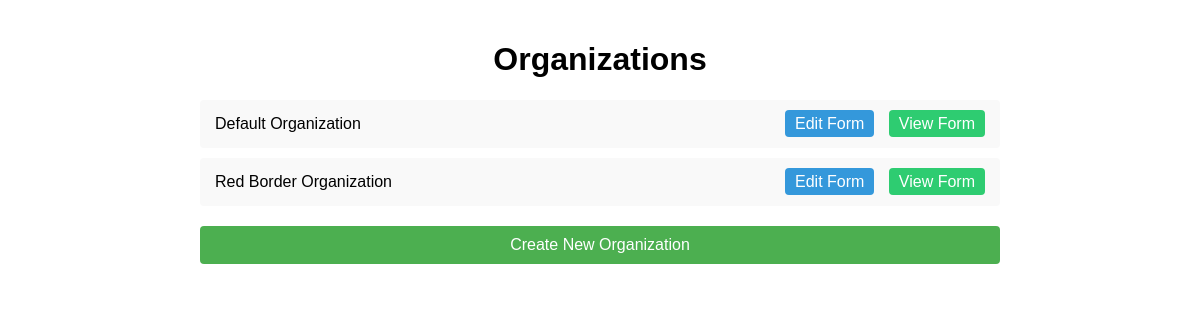
The app's page /, older data.
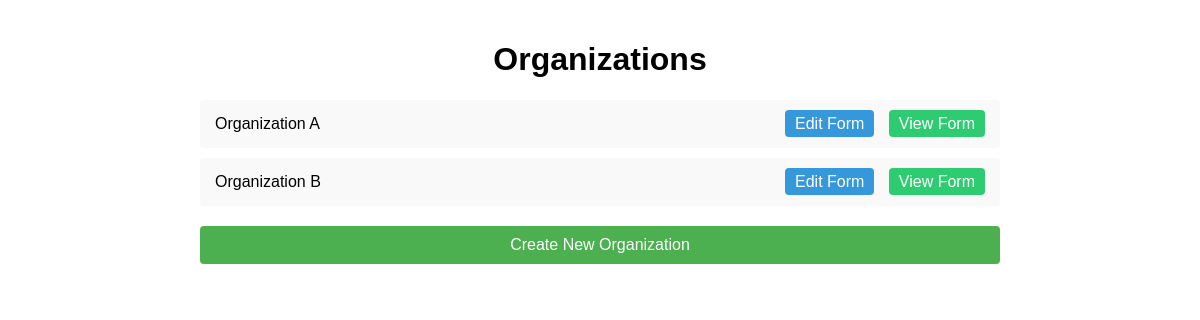
The same page, newer data.
### iframe_form/models.py (models this page shows, shortened)
class Organization(models.Model):
    FIELD_TYPES = {
        "text": {"icon": "fas fa-font", "label": "Text"},
        "email": {"icon": "fas fa-envelope", "label": "Email"},
        "number": {"icon": "fas fa-hashtag", "label": "Number"},
        "phone": {"icon": "fas fa-phone", "label": "Phone"},
        "textarea": {"icon": "fas fa-align-left", "label": "Text Area"},
        "select": {"icon": "fas fa-caret-down", "label": "Dropdown"},
        "multiselect": {"icon": "fas fa-bars", "label": "Multi Select"},
        "radio": {"icon": "fas fa-dot-circle", "label": "Radio Buttons"},
        "checkbox": {"icon": "fas fa-check-square", "label": "Checkbox"},
        "multicheckbox": {"icon": "fas fa-tasks", "label": "Multi Checkbox"},
        "date": {"icon": "fas fa-calendar", "label": "Date"},
        "time": {"icon": "fas fa-clock", "label": "Time"},
        "url": {"icon": "fas fa-link", "label": "Website URL"},
        "html": {"icon": "fas fa-code", "label": "HTML Content"},
        "consent": {"icon": "fas fa-check-circle", "label": "Consent"},
    }
    name = models.CharField(max_length=255)
    form_fields = JSONField(default=list)  # Stores field configurations
    form_style = models.TextField(blank=True)  # Custom CSS

### iframe_form/views.py (the view)
# urls.py: path('', views.organization_list, name='organization_list'),
def organization_list(request):
    organizations = Organization.objects.all()
    return render(request, "iframe_form/organization_list.html", {
        "organizations": organizations
    })

### templates/iframe_form/organization_list.html (shortened to what this page needs)
<!DOCTYPE html>
<html>
<head>
</head>
<body>
    <h1>Organizations</h1>
    {% if organizations %}
        <ul class="org-list">
            {% for org in organizations %}
                <li class="org-item">
                    <span class="org-name">{{ org.name }}</span>
                    <div class="org-actions">
                        <a href="{% url 'edit_organization' org.id %}" class="edit-btn">Edit Form</a>
                        <a href="{% url 'contact_form' %}?org_id={{ org.id }}" class="form-btn">View Form</a>
                    </div>
                </li>
            {% endfor %}
        </ul>
    {% else %}
        <p>No organizations found. Create your first organization to get started.</p>
    {% endif %}
    <a href="{% url 'create_organization' %}" class="create-btn">Create New Organization</a>
</body>
</html>

### templates/iframe_form/organization_list.html (style rules this page uses)
body { font-family: Arial, sans-serif; max-width: 800px; margin: 0 auto; padding: 20px; }
h1 { text-align: center; }
.org-list { list-style: none; padding: 0; }
.org-item { background: #f9f9f9; padding: 15px; margin-bottom: 10px; border-radius: 4px; display: flex; justify-content: space-between; align-items: center; }
.org-actions a { margin-left: 10px; text-decoration: none; padding: 5px 10px; border-radius: 4px; }
.edit-btn { background: #3498db; color: white; }
.form-btn { background: #2ecc71; color: white; }
.create-btn { display: block; text-align: center; background: #4CAF50; color: white; padding: 10px; margin-top: 20px; text-decoration: none; border-radius: 4px; }

Row changes from the older to the newer data that the page shows:
changed Organization: name "Default Organization" → "Organization A"
changed Organization: name "Red Border Organization" → "Organization B"
